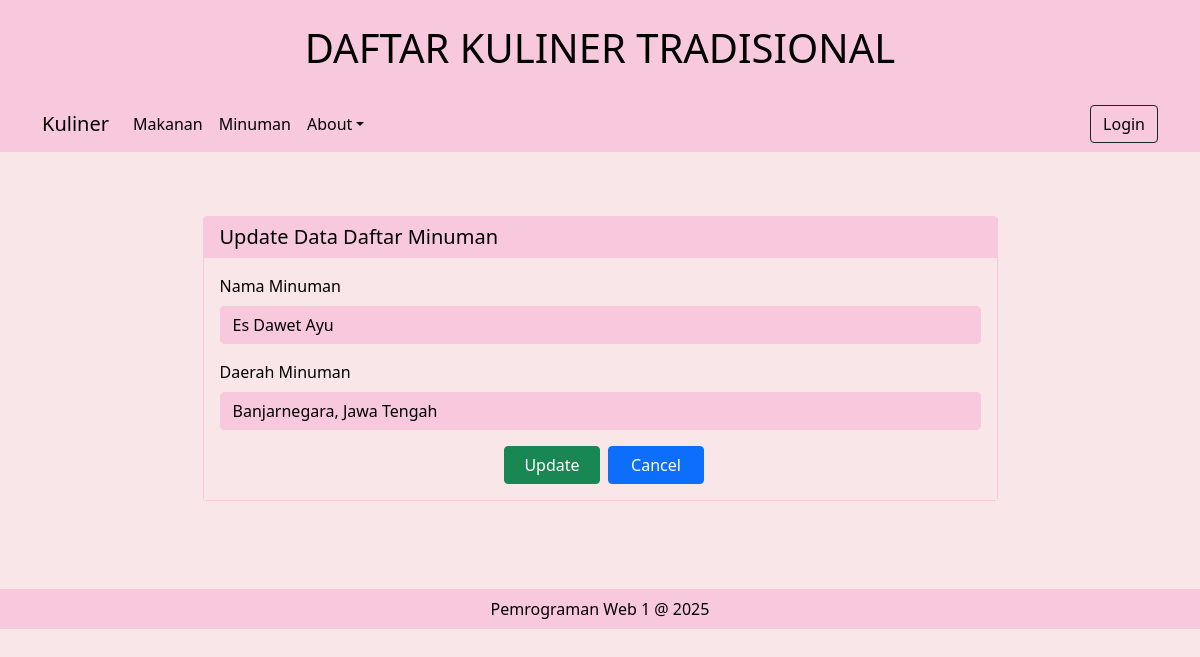
Page /?page=minumanUpdate&id=7 on the committed database.
### tables this page shows
CREATE TABLE `tbl_minuman` (
  `id_minuman` int(11) NOT NULL,
  `nama_minuman` varchar(100) NOT NULL,
  `daerah_minuman` varchar(100) NOT NULL,
  `foto_minuman` blob DEFAULT NULL,
  `Keterangan` varchar(255) DEFAULT NULL
);

### modul/minumanUpdate.php (the view, shortened to what this page needs)
<?php
require "includes/config.php";
$id = $_GET['id'];
$query = "SELECT * FROM tbl_minuman WHERE id_minuman=$id";
$sql = mysqli_query($conn, $query);
$data = mysqli_fetch_assoc($sql);
?>
<div class="p-4">
    <div class="d-flex justify-content-center">
        <div class="row-12 w-75">
            <div class="card card-primary card-outline" style="background-color: #f8c8dc; border-color: #f8c8dc;">
                <div class="card-header" style="background-color: #f8c8dc; border-color: #f8c8dc;">
                    <h5 class="m-0" style="color: black;">Update Data Daftar Minuman</h5>
                </div>
                <div class="card-body" style="background-color: #f8e6e9;">
                    <form method="post" action="">
                        <div class="row">
                            <div class="mb-3">
                                <label for="formGroupExampleInput" class="form-label" style="color: black;">Nama Minuman</label>
                                <input type="text" class="form-control" name="nama_minuman" value="<?= $data['nama_minuman'] ?>" style="background-color: #f8c8dc; color: black; border-color: #f8c8dc;">
                            </div>
                            <div class="mb-3">
                                <label for="formGroupExampleInput2" class="form-label" style="color: black;">Daerah Minuman</label>
                                <input type="text" class="form-control" name="daerah_minuman" value="<?= $data['daerah_minuman'] ?>" style="background-color: #f8c8dc; color: black; border-color: #f8c8dc;">
                            </div>
                        </div>
                        <div class="row justify-content-center">
                            <button type="submit" name="update" class="btn btn-success waves-effect waves-light mx-2" style="width: 6em; height: 2.4em;">Update</button>
                            <a class="btn btn-primary" href="?page=minuman" style="width: 6em; height: 2.4em;">Cancel</a>
                        </div>
                    </form>
                </div>
            </div>
        </div>
    </div>
</div>

### assets/DataTables/datatables.css (style rules this page uses)
:root { --dt-row-selected: 13, 110, 253; --dt-row-selected-text: 255, 255, 255; --dt-row-selected-link: 9, 10, 11; --dt-row-stripe: 0, 0, 0; --dt-row-hover: 0, 0, 0; --dt-column-ordering: 0, 0, 0; --dt-html-background: white; }

### includes/pageFooter.php (style rules this page uses)
body { background-color: #f8e6e9; }

### rows in the picture
tbl_minuman: nama_minuman "Es Dawet Ayu", daerah_minuman "Banjarnegara, Jawa Tengah"
